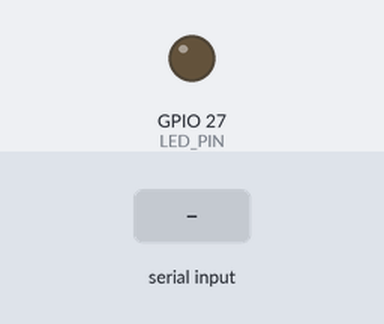
The sketch below on a simulated ESP32. Parts: output pins drawn as LEDs (lit = HIGH). Inputs (shaded band) come from the test bench.

Above: at 1.2 s.
1.3 s: byte 30 received over Serial
At 2.0 s:
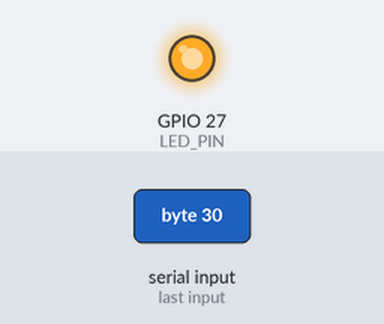
Timing chart, 0 to 4.3 s (numbered marks = the images above; inputs shaded):
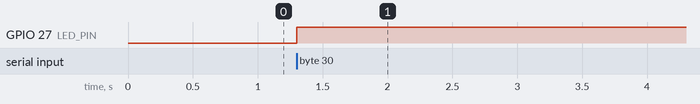

Measured:
- after the input at 1.3 s, GPIO 27 (LED_PIN): LOW → HIGH at once

The sketch:

jaja.ino
```cpp
const int LED_PIN = 27;

void setup() {
  Serial.begin(9600);
  pinMode(LED_PIN, OUTPUT);
}

void loop() {
  int brightness;
  // If statement til at checke hvorvidt der er sendt noget fra p5js:
  if (Serial.available() > 0) {
    // Læs data sendt via p5js scriptet:
    brightness = Serial.read();
    // Juster lysstyrke:
    digitalWrite(LED_PIN, brightness);

  }

}
```
